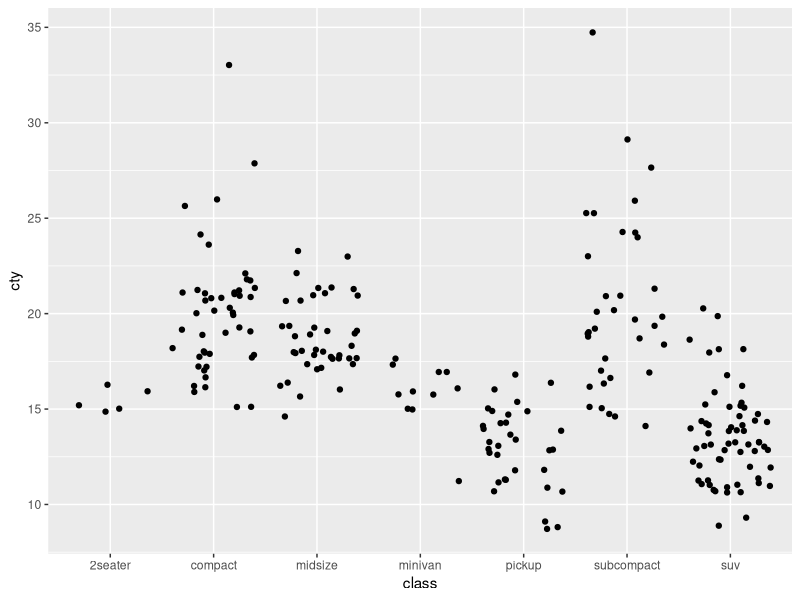

The R script that drew this image:
## ---- chunk 1
knitr::opts_chunk$set(echo = TRUE)

library(tidyverse)
## ---- chunk 2
ggplot(data = mpg, aes(x = class, y = cty)) +
         geom_jitter()
